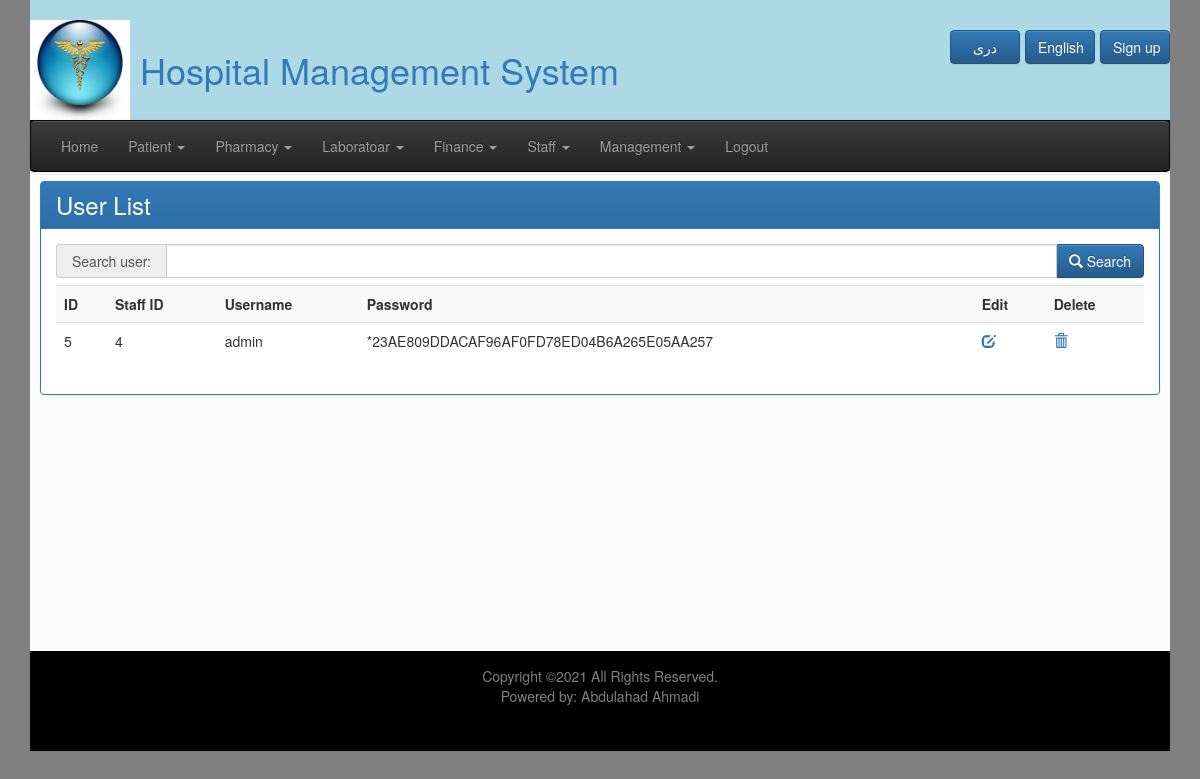
/user_list.php (signed in), run on the app's committed database.
### tables this page shows
CREATE TABLE `users` (
  `user_id` int(11) NOT NULL,
  `staff_id` int(11) NOT NULL,
  `username` varchar(32) NOT NULL,
  `password` varchar(64) NOT NULL
);

### user_list.php (the view, shortened to what this page needs)
<?php require_once("connection.php"); ?>
<?php
    $condition = "";
    $users = mysqli_query($con, "SELECT * FROM users $condition");
    $row_users = mysqli_fetch_assoc($users);
    $totalRows_users =  mysqli_num_rows($users);
?>
<?php require_once("top.php"); ?>
<!DOCTYPE html>
<html lang="en">
<head>
</head>
<body>
        <div class="panel panel-primary">
            <div class="panel-heading">
                <h1>User List</h1>
            </div>
            <div class="panel-body">
            <form>
                <div class="input-group">
                    <span class="input-group-addon">
                        Search user:
                    </span>
                        <input class="form-control" type="text" name="search">
                <span class="input-group-btn">
                    <button class="btn btn-primary" type="submit">
                        <span class="glyphicon glyphicon-search"></span> Search
                    </button>
                </span>
                </div>
            </form>
            <?php if($totalRows_users > 0) {  ?>
            <div class="table-responsive">
                <table class="table table-striped">
                    <tr>
                        <th>ID</th>
                        <th>Staff ID</th>
                        <th>Username</th>
                        <th>Password</th>
                        <th>Edit</th>
                        <th>Delete</th>
                    </tr>
            <?php do{  ?>
                    <tr>
                    <td><?php echo $row_users["user_id"]; ?></td>
                        <td><?php echo $row_users["staff_id"]; ?></td>
                        <td><?php echo $row_users["username"]; ?></td>
                        <td><?php echo $row_users["password"]; ?></td>
                        <td>
                            <a href="user_edit.php?user_id=<?php echo $row_users["user_id"]; ?>">
                                <span class="glyphicon glyphicon-edit"></span>
                            </a>
                        </td>
                        <td>
                            <a class="delete" href="user_delete.php?user_id=<?php echo $row_users["user_id"]; ?>">
                                <span class="glyphicon glyphicon-trash "></span>
                            </a>
                        </td>
                    </tr>
            <?php }while($row_users = mysqli_fetch_assoc($users)); ?>
                </table>
                </div>
            <?php }?>
            </div>
        </div>
</body>
</html>
<?php require_once("footer.php"); ?>

### css/style.css (style rules this page uses)
#content h1 { margin: 0%; }
.input-group { margin-bottom: 7px; }
.panel-heading h1 { margin: 0; font-size: 24px; margin-bottom: 0 !important; }
.input-group-addon { width: 110px; }
.input-group { width: 100%; }

### top.php (style rules this page uses)
body { background-color: gray; }

### data on the page
users: user_id "5", staff "4", username "admin", password "*23AE809DDACAF96AF0FD78ED04B6A265E05AA257"
